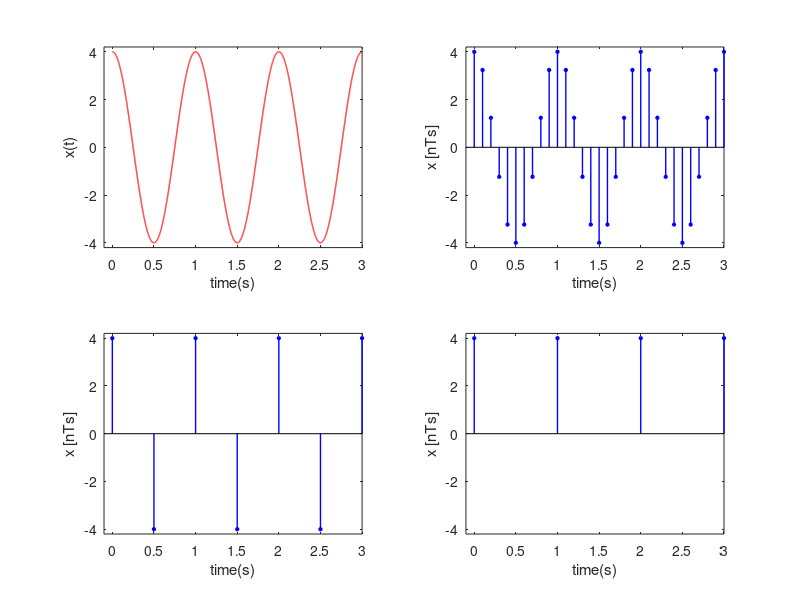

MATLAB code to generate this figure:
clear all;
clc;

%Analog Signal x(t) =  4cos(2?t) -?<t<+?
t = 0:0.0005:100;
x = 4*cos(2*pi*t);
subplot(2,2,1);
plot(t,x,'r', 'Linewidth', 1);
xlabel('time(s)');
ylabel('x(t)');
axis([-0.1 3 -4.2 4.2]);
hold on;

%Discrete Signal 1 x[n] = x(nTs) Ts = 0.1
t = 0:0.1:100;
x = 4*cos(2*pi*t);
subplot(2,2,2);
stem(t,x,'b','filled','Linewidth',1,'MarkerSize', 2.5);
xlabel('time(s)');
ylabel('x [nTs]');
axis([-0.1 3 -4.2 4.2]);

%Discrete Signal 2 x[n] = x(nTs) Ts = 0.5
t = 0:0.5:100;
x = 4*cos(2*pi*t);
subplot(2,2,3);
stem(t,x,'b','filled', 'Linewidth',1,'MarkerSize', 2.5);
xlabel('time(s)');
ylabel('x [nTs]');
axis([-0.1 3 -4.2 4.2]);

%Discrete Signal 3 x[n] = x(nTs) Ts = 0.1
t = 0:1:100;
x = 4*cos(2*pi*t);
subplot(2,2,4);
stem(t,x,'b','filled', 'Linewidth',1, 'MarkerSize', 2.5);
xlabel('time(s)');
ylabel('x [nTs]');
axis([-0.1 3 -4.2 4.2]);